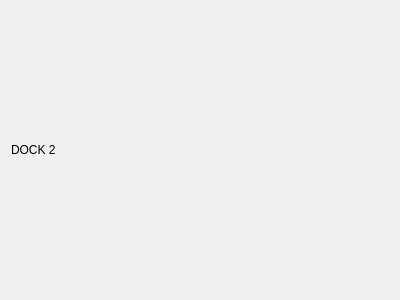
<?xml version="1.0" encoding="UTF-8"?>
<ui version="4.0">
 <class>Form</class>
 <widget class="QWidget" name="Form">
  <property name="geometry">
   <rect>
    <x>0</x>
    <y>0</y>
    <width>400</width>
    <height>300</height>
   </rect>
  </property>
  <property name="windowTitle">
   <string>DOCK2</string>
  </property>
  <layout class="QVBoxLayout" name="verticalLayout">
   <item>
    <widget class="QLabel" name="label">
     <property name="text">
      <string>DOCK 2</string>
     </property>
    </widget>
   </item>
  </layout>
 </widget>
 <resources/>
 <connections/>
</ui>
